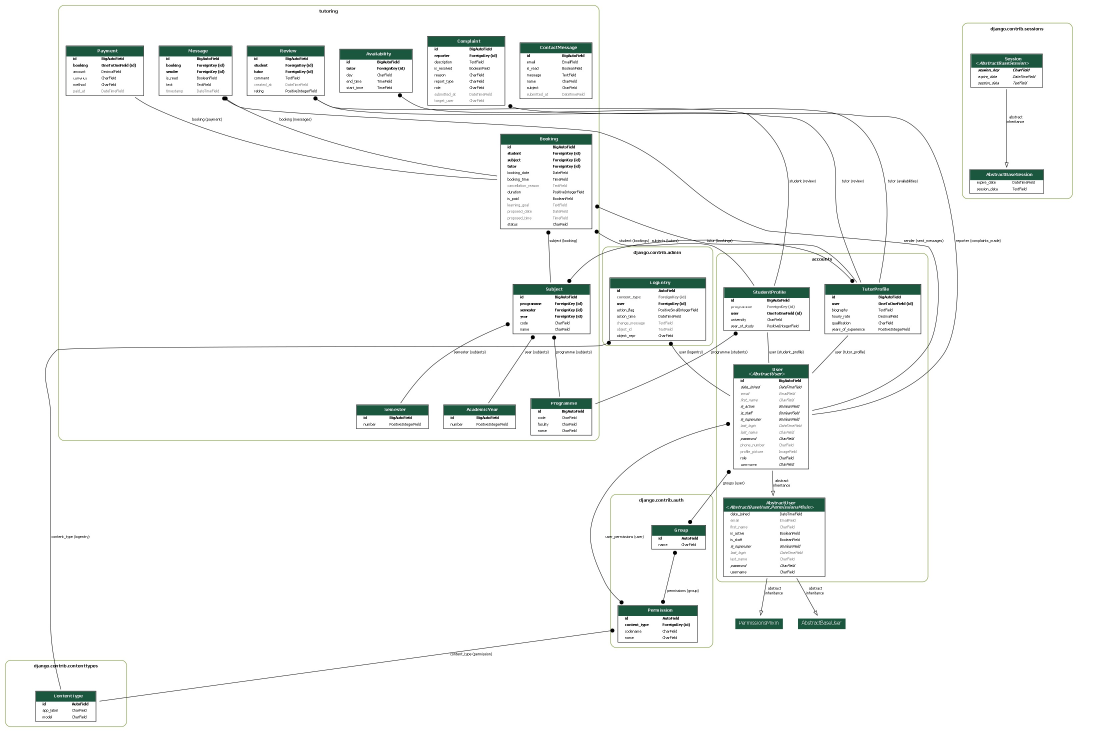
#> input picture erd.jpg, 3305 x 2196 px (shown at 1/3 size)
$ python -i utils.py   (imports and definitions only)
#> lines starting #> are read from the running program, lines starting #| are printed output that depends on the picture

import io
from PIL import Image
from django.core.files.base import ContentFile


def process_profile_picture(uploaded_file, size=500):
    """
    Center-crop the uploaded image to a square (using the shortest side),
    resize it to `size`x`size`, and return a Django ContentFile ready to
    assign directly to an ImageField.
    """
#> called with uploaded_file = '../erd.jpg', size = 500
    image = Image.open(uploaded_file)
#> image is the input picture: PIL image 3305x2196 RGB; mean R, G, B 246.3, 247.6, 246.8

    # Flatten transparency (PNGs) onto a white background instead of
    # letting it turn black when we convert to RGB for JPEG output.
    if image.mode in ("RGBA", "P"):
        background = Image.new("RGB", image.size, (255, 255, 255))
        image = image.convert("RGBA")
        background.paste(image, mask=image.split()[-1])
        image = background
    else:
        image = image.convert("RGB")

    width, height = image.size
#> width = 3305; height = 2196
    shortest_side = min(width, height)
#> shortest_side = 2196

    left = (width - shortest_side) // 2
#> left = 554
    top = (height - shortest_side) // 2
#> top = 0
    right = left + shortest_side
#> right = 2750
    bottom = top + shortest_side
#> bottom = 2196

    image = image.crop((left, top, right, bottom))
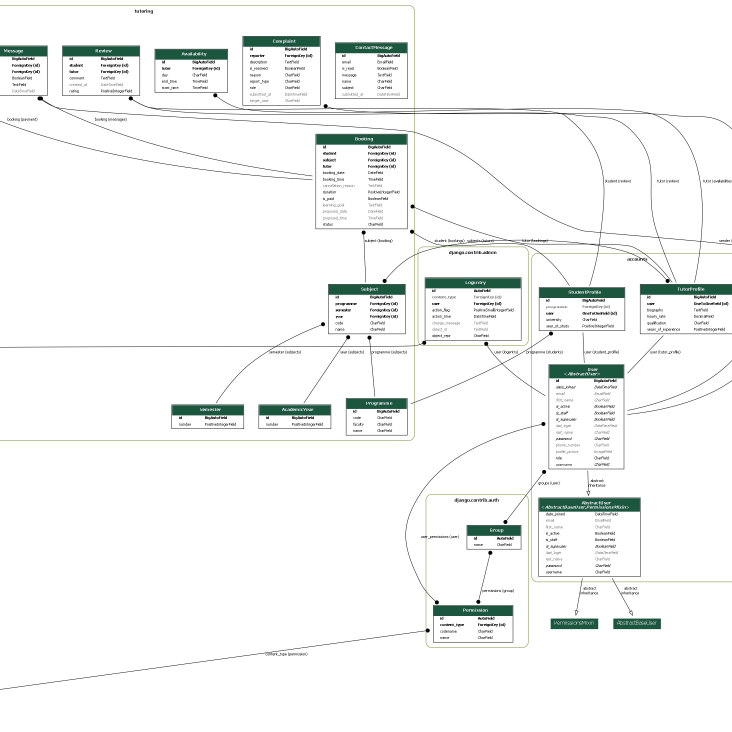
#> image: PIL image 2196x2196 RGB (shown at 1/3 size); mean R, G, B 244.3, 245.9, 245
    image = image.resize((size, size), Image.LANCZOS)
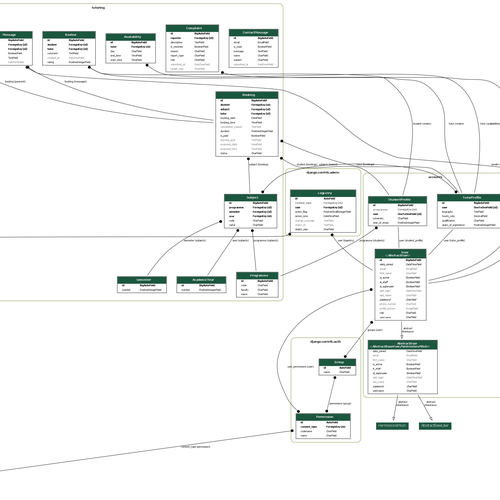
#> image: PIL image 500x500 RGB; mean R, G, B 243.7, 245.4, 244.5

    buffer = io.BytesIO()
    image.save(buffer, format="JPEG", quality=90)
    buffer.seek(0)

    original_name = getattr(uploaded_file, "name", "profile.jpg")
    base_name = original_name.rsplit(".", 1)[0]
    new_name = f"{base_name}_cropped.jpg"

#> (the run stopped early here; a loop or call above may not have finished)
